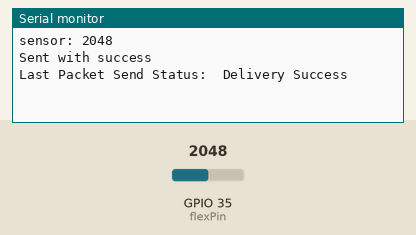
Bench run of a program on a simulated ESP32. Shown: the last lines printed to the serial monitor. Inputs (shaded band) come from the test bench; at power-on: GPIO 35 (flexPin) = 2048.

Above: at 1.3 s.
1.4 s: GPIO 35 (flexPin) set to 2866
At 3.2 s:
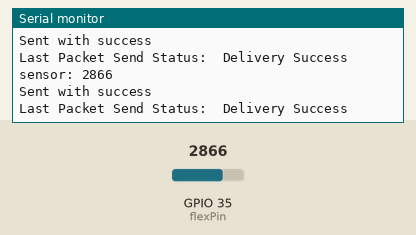
4.2 s: GPIO 35 (flexPin) set to 3603
At 4.8 s:
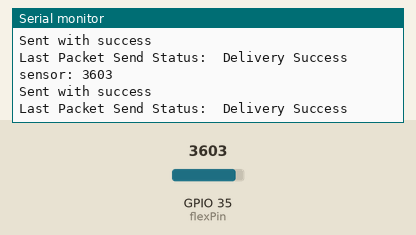
Timing chart, 0 to 7.2 s (numbered marks = the images above; inputs shaded):
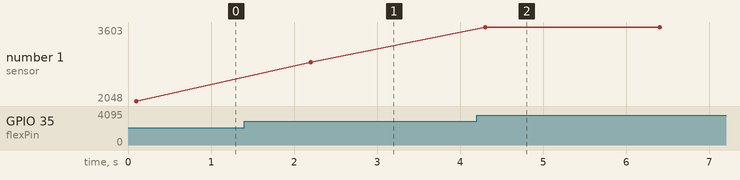

The program:

main.cpp
```cpp
#include <Arduino.h>
#include <cmath>

// Basic demo for accelerometer readings from Adafruit MPU6050
//MAC address for BACK f0:24:f9:e7:24:b0
#include <Wire.h>
#include <esp_now.h>
#include <WiFi.h>


uint8_t hubAddress[] = {0xF0, 0x24, 0xF9, 0xE7, 0x24, 0xC8};

typedef struct outgoingBack {
  float pitch;
  float roll;
  bool badPosture;
  float neutralPitch;
  float neutralRoll;
  bool calibrationSuccessful;
  float kneeAngle;
} outgoingBack;

outgoingBack myData;

esp_now_peer_info_t peerInfo;

const int flexPin = 35;

void OnDataSent(const uint8_t *mac_addr, esp_now_send_status_t status) {
  Serial.print("\r\nLast Packet Send Status:\t");
  Serial.println(status == ESP_NOW_SEND_SUCCESS ? "Delivery Success" : "Delivery Fail");
}


void setup(void) {

  Serial.begin(115200);

  WiFi.mode(WIFI_STA);

  while (!Serial) {
    delay(10);
  }

  //setting up esp32 NOW
  if (esp_now_init() != ESP_OK) {
    Serial.println("Error initializing ESP-NOW");
    return;
  }


  // Once ESPNow is successfully Init, we will register for Send CB to
  // get the status of Trasnmitted packet
  esp_now_register_send_cb(OnDataSent);

  // Register peer
  memcpy(peerInfo.peer_addr, hubAddress, 6);
  peerInfo.channel = 0;
  peerInfo.encrypt = false;

  // Add peer
  if (esp_now_add_peer(&peerInfo) != ESP_OK){
    Serial.println("Failed to add peer");
    return;
  }

  delay(100);
}

void loop() {

  int sendBuffer = 0;
  int flexValue = analogRead(flexPin);
  Serial.print("sensor: ");
  Serial.println(flexValue);

  myData.kneeAngle = flexValue;
  esp_err_t result = esp_now_send(hubAddress, (uint8_t *) &myData, sizeof(myData));

  if (result == ESP_OK) {
    Serial.println("Sent with success");
  }
  else {
    Serial.println("Error sending the data");
  }
  delay(2000);


  delay(100);
}
```

Measured:
- after the input at 1.4 s, the serial monitor: prints a new line after 0.80 s (image 1)
- after the input at 4.2 s, the serial monitor: prints a new line after 0.10 s (image 2)
- plotted number 1: 2048 → 2866 after the input at 1.4 s, 2866 → 3603 after the input at 4.2 s
